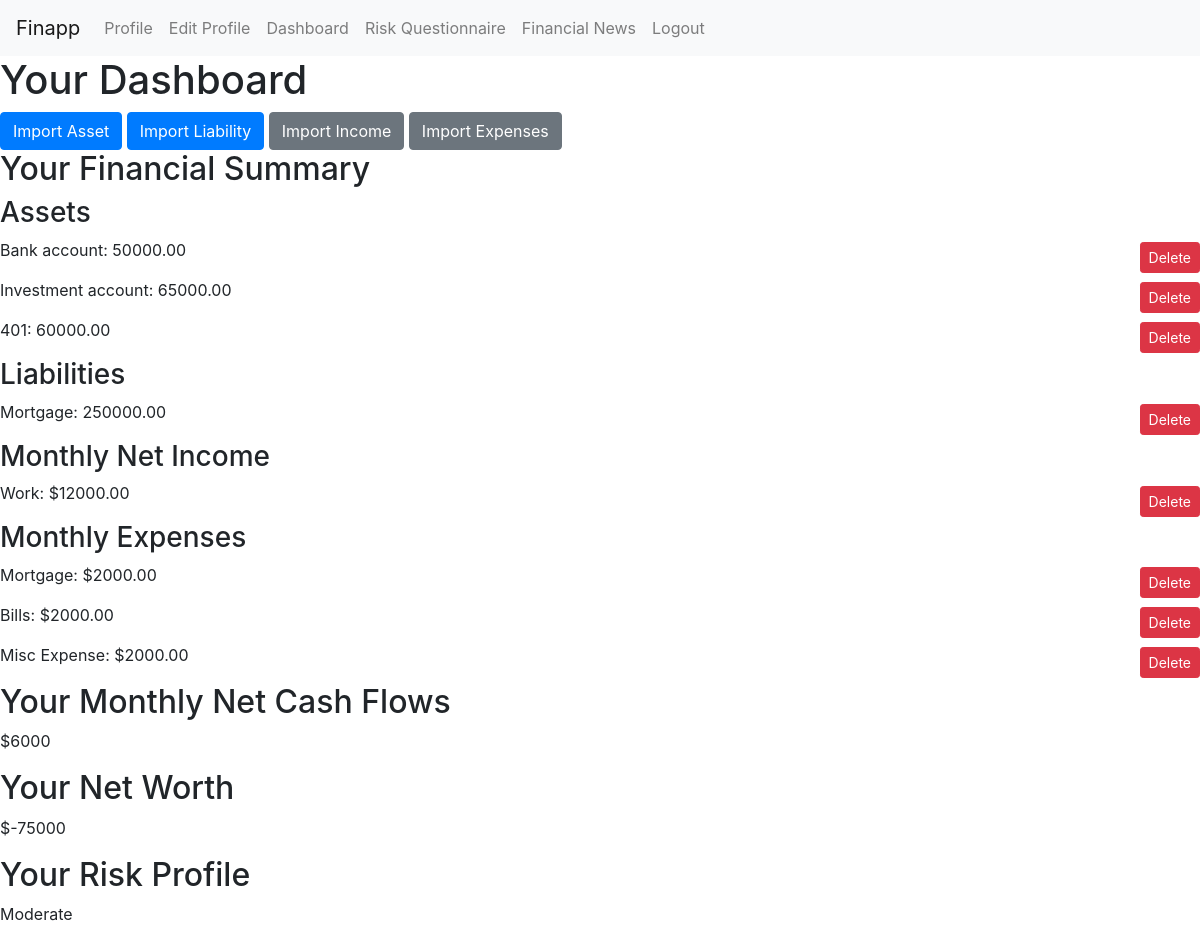
The page /Finapp/dashboard/ (signed in) on the database its author committed.
### Finapp/models.py (models this page shows, shortened)
class Asset(models.Model):
    name = models.CharField(max_length=100)
    amount = models.DecimalField(max_digits=10, decimal_places=2)
    user = models.ForeignKey(User, null=True, on_delete=models.CASCADE)

class Liability(models.Model):
    name = models.CharField(max_length=100)
    amount = models.DecimalField(max_digits=10, decimal_places=2)
    user = models.ForeignKey(User, null=True, on_delete=models.CASCADE)

class Income(models.Model):
    user = models.ForeignKey(User, on_delete=models.CASCADE)
    name = models.CharField(max_length=100, default='Misc Income')
    net_income = models.DecimalField(max_digits=10, decimal_places=2)
    date_added = models.DateField(auto_now_add=True)

class Expense(models.Model):
    user = models.ForeignKey(User, on_delete=models.CASCADE)
    name = models.CharField(max_length=100, default='Misc Expense')
    amount = models.DecimalField(max_digits=10, decimal_places=2)
    date_added = models.DateField(auto_now_add=True)
    expense_type = models.CharField(max_length=50)

class UserProfile(models.Model):
    user = models.OneToOneField(User, on_delete=models.CASCADE)
    full_name = models.CharField(max_length=255)
    bio = models.TextField(blank=True)
    profile_picture = models.ImageField(upload_to='profile_pics/', blank=True)
    risk_profile = models.CharField(max_length=50, blank=True, null=True)

### Finapp/views.py (the view)
# urls.py: path('dashboard/', views.dashboard, name='dashboard'),
@login_required
def dashboard(request):
    assets = Asset.objects.filter(user=request.user)
    liabilities = Liability.objects.filter(user=request.user)
    user_profile = UserProfile.objects.get(user=request.user)  # Get the user profile
    incomes = Income.objects.filter(user=request.user)
    expenses = Expense.objects.filter(user=request.user)
    total_assets = assets.aggregate(total=Sum('amount'))['total'] or 0
    total_liabilities = liabilities.aggregate(total=Sum('amount'))['total'] or 0
    total_incomes = incomes.aggregate(total=Sum('net_income'))['total'] or 0
    total_expenses = expenses.aggregate(total=Sum('amount'))['total'] or 0
    net_cash_flows = total_incomes - total_expenses
    net_worth = total_assets - total_liabilities
    context = {
        'assets': assets,
        'liabilities': liabilities,
        'net_worth': net_worth,
        'net_cash_flows': net_cash_flows,  # Added this line
        'risk_profile': user_profile.risk_profile if user_profile else None,
        'incomes': incomes,
        'expenses': expenses,
    }
    return render(request, 'dashboard.html', context)

### Finapp/templates/dashboard.html
{% extends 'base.html' %}
{% block content %}
    <h1>Your Dashboard</h1>
    <div class="dashboard-links">
        <a href="{% url 'Finapp:import_asset' %}" class="btn btn-primary">Import Asset</a>
        <a href="{% url 'Finapp:import_liability' %}" class="btn btn-primary">Import Liability</a>
        <a href="{% url 'Finapp:import_income' %}" class="btn btn-secondary">Import Income</a>
        <a href="{% url 'Finapp:import_expense' %}" class="btn btn-secondary">Import Expenses</a>
    </div>
    <div class="financial-summary">
        <h2>Your Financial Summary</h2>
        <h3>Assets</h3>
        {% for asset in assets %}
            <div class="financial-data" style="display: flex; justify-content: space-between; align-items: center;">
                <p>{{ asset.name }}: {{ asset.amount }}</p>
                <a href="{% url 'Finapp:delete_asset' asset.id %}" class="btn btn-danger btn-sm" style="margin-left: 10px;">Delete</a>
            </div>
        {% empty %}
            <p>No assets available.</p>
        {% endfor %}
        <h3>Liabilities</h3>
        {% for liability in liabilities %}
            <div class="financial-data" style="display: flex; justify-content: space-between; align-items: center;">
                <p>{{ liability.name }}: {{ liability.amount }}</p>
                <a href="{% url 'Finapp:delete_liability' liability.id %}" class="btn btn-danger btn-sm" style="margin-left: 10px;">Delete</a>
            </div>
        {% empty %}
            <p>No liabilities available.</p>
        {% endfor %}
        <h3>Monthly Net Income</h3>
        {% for income in incomes %}
            <div class="financial-data" style="display: flex; justify-content: space-between; align-items: center;">
                <p>{{ income.name }}: ${{ income.net_income }}</p>
                <a href="{% url 'Finapp:delete_income' income.id %}" class="btn btn-danger btn-sm" style="margin-left: 10px;">Delete</a>
            </div>
        {% empty %}
            <p>No income data available.</p>
        {% endfor %}
        <h3>Monthly Expenses</h3>
        {% for expense in expenses %}
            <div class="financial-data" style="display: flex; justify-content: space-between; align-items: center;">
                <p>{{ expense.name }}: ${{ expense.amount }}</p>
                <a href="{% url 'Finapp:delete_expense' expense.id %}" class="btn btn-danger btn-sm" style="margin-left: 10px;">Delete</a>
            </div>
        {% empty %}
            <p>No expense data available.</p>
        {% endfor %}
        <h2>Your Monthly Net Cash Flows</h2>
        <div class="financial-data">
            <p>${{ net_cash_flows }}</p>
        </div>
    </div>
    <div class="net-worth-section">
        <h2>Your Net Worth</h2>
        <p>${{ net_worth }}</p>
    </div>
    <div class="risk-profile-section">
        <h2>Your Risk Profile</h2>
        <p>{{ risk_profile }}</p>
    </div>
{% endblock %}

### rows shown on the page
Asset: name "Bank account", amount "50000.00"
Asset: name "Investment account", amount "65000.00"
Asset: name "401", amount "60000.00"
Liability: name "Mortgage", amount "250000.00"
Income: name "Work", net_income "12000.00"
Expense: name "Mortgage", amount "2000.00"
Expense: name "Bills", amount "2000.00"
Expense: name "Misc Expense", amount "2000.00"
UserProfile: risk_profile "Moderate"

### other values the page prints
{{ net_cash_flows }} "6000"
{{ net_worth }} "-75000"
